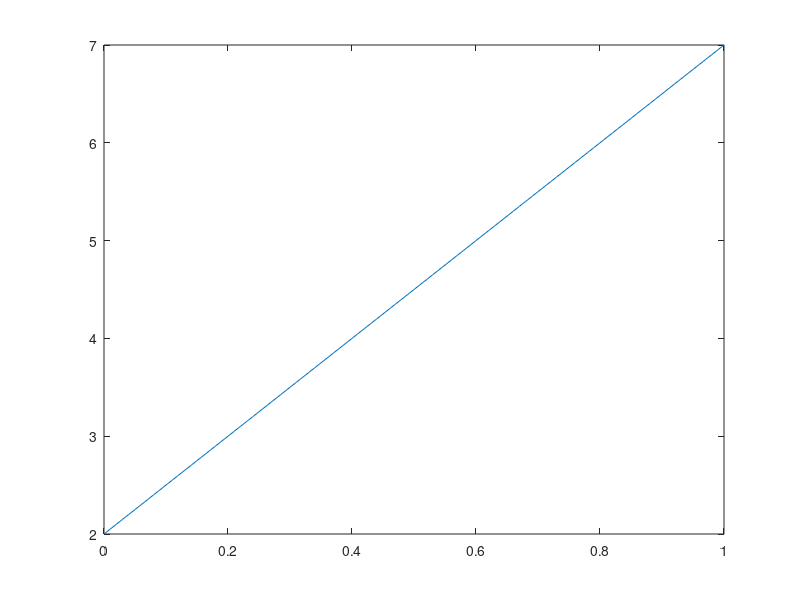
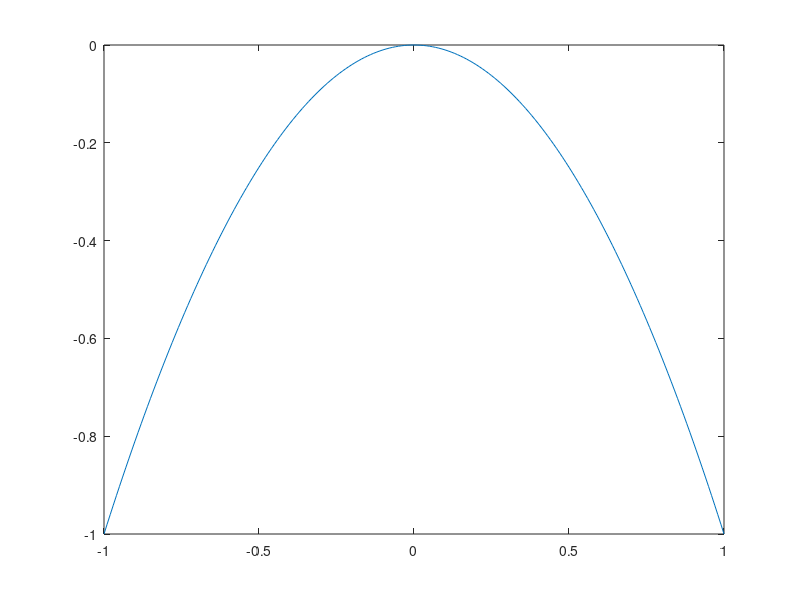
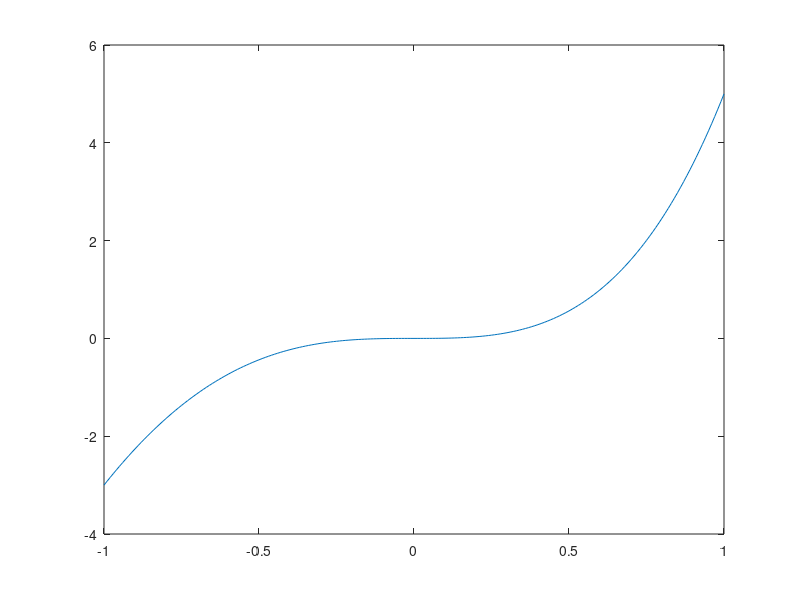

Reproduce these figures in MATLAB, in order.
% Simple script to get some feel for correlation funtions
% ===
%
% This script calculate corr or cov values for a cloud.
%
% Note that Noreen has sent me two websites with two nice explanations when
% the slope indeed is the same as the cov, and when not.
%
% - http://stats.stackexchange.com/questions/22718/what-is-the-difference-between-linear-regression-on-y-with-x-and-x-with-y/22721#22721
% - http://stats.stackexchange.com/questions/32464/how-does-the-correlation-coefficient-differ-from-regression-slope
%
% (See also word file where I copied the contents of those sites.)

fi = 1; % figure index

%% Simple linear relationsship
% ===
x = [0:.01:1];
y = 5*x+2;
figure(fi); clf; plot(x,y);
Rlin = corr(x',y')
%corrcoef(x',y')
fi = fi+1;

%% The outcome of this is one, which can be derived easily,
% see notes 19-04-2015 (p. 2). A manual calculation of the R is as follows:
% ===
% Note:
% corr(x(t),y(t)) = 
varXY = 0; varX = 0; varY = 0;
xNorm = x-mean(x);
yNorm = y-mean(y);
N = numel(x);
for t=1:N
    % sum
    varXY = (varXY + xNorm(t)*yNorm(t));
    varX  = (varX+xNorm(t)^2);
    varY  = (varY+yNorm(t)^2);
end
% normalize
varXY = varXY; varX = varX; varY = varY;
% correlation coefficient
RXY = varXY / sqrt(varX*varY)

% Note that you can calculate the correlation coefficients easily:
betaY = varXY / varX
betaX = varXY / varY
% Note furthermore that these relations are derived by wanting to find the
% minimum of the sum of squared errors; this can be done by looking for the
% derivative being zero. Above relations then follow. See also:
% http://en.wikipedia.org/wiki/Ordinary_least_squares
% http://en.wikipedia.org/wiki/Proofs_involving_ordinary_least_squares#Least_squares_estimator_for_.CE.B2
% (And this was also mentioned in my programming course - see lecture notes 
% thereof.)

%% What happens if you have a non-linear relation?
% E.g. a parabola
% ===
x = [-1:.01:1];
y = -1*x.^2;
figure(fi); clf; plot(x,y);
Rpara = corr(x',y')
fi = fi+1;

% % Rpara =
% %  3.1614e-18
% So apparently the correlation disappears completely for a parabola.
% Which makes sense since there is no straight line describing this 
% relationship.

%% Another example
% ===
x = [-1:.01:1];
y = 4*x.^3+x.^4;
figure(fi); clf; plot(x,y);
Rarbi = corr(x',y')
fi = fi+1;












